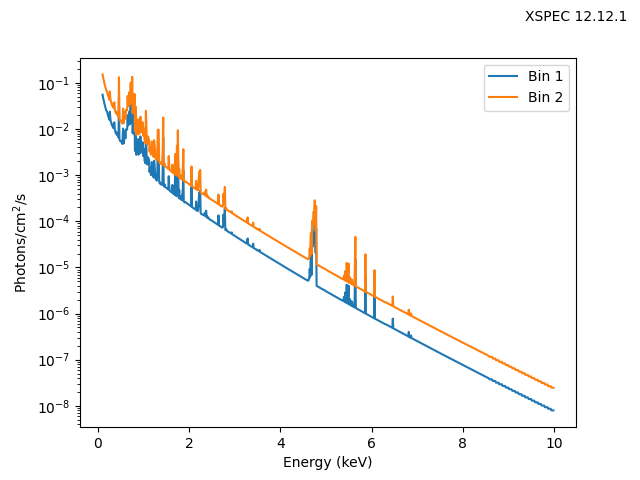

Reproduce this figure in Python.
"""Can I call smaug?"""

import numpy as np

from matplotlib import pyplot as plt

import xspec_models_cxc as x

vxspec = x.get_version()
print(f"XSPEC version:  {vxspec}")
print(f"Module version: {x.__version__}")

def add_version():
    plt.text(0.98, 0.98, f"XSPEC {vxspec}",
             transform=plt.gcf().transFigure,
             verticalalignment="top",
             horizontalalignment="right")

    plt.text(0.02, 0.98, f"Module {x.__version__}",
             transform=plt.gcf().transFigure,
             verticalalignment="top",
             horizontalalignment="left")


x.cosmology(h0=70, lambda0=0.73, q0=0)

egrid = np.arange(0.1, 10, 0.01)

pars = [0.4 if p.name == 'redshift' else p.default
        for p in x.info('smaug').parameters]

x.setXFLT(1, {'inner': 0.01, 'outer': 0.1, 'width': 360})
x.setXFLT(2, {'inner': 0.1, 'outer': 0.2, 'width': 360})

y1 = x.smaug(energies=egrid, pars=pars, spectrum=1)
y2 = x.smaug(energies=egrid, pars=pars, spectrum=2)

emid = (egrid[:-1] + egrid[1:]) / 2

plt.plot(emid, y1, label='Bin 1')
plt.plot(emid, y2, label='Bin 2')

plt.yscale('log')

plt.legend()

plt.xlabel('Energy (keV)')
plt.ylabel('Photons/cm$^2$/s')
add_version()

plt.savefig('smaug.png')
